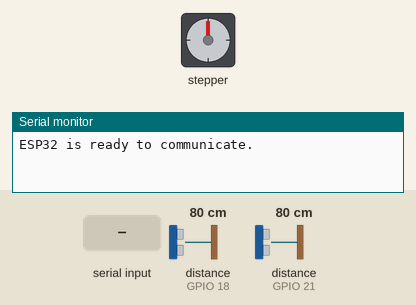
Bench run of a sketch on a simulated ESP32. Parts: stepper motor, the last lines printed to the serial monitor. Wiring (inferred from the names in the program): 2 × ultrasonic range finder: trigger GPIO 5, echo GPIO 18 / trigger GPIO 19, echo GPIO 21. Inputs (shaded band) come from the test bench; at power-on: distance to the obstacle (sensors on GPIO 21, GPIO 18) 80 cm. The echo pulse lasts 58.3 µs per cm; stepper angles assume 2048 steps per turn.

Above: at 2.2 s.
2.3 s: "1\n" received over Serial
4.0 s: distance to the obstacle (sensor on GPIO 21) set to 9 cm
5.5 s: distance to the obstacle (sensor on GPIO 21) set to 6 cm
At 6.06 s:
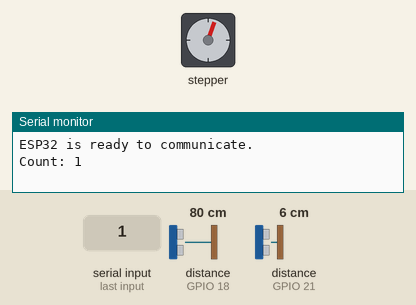
At 6.69 s:
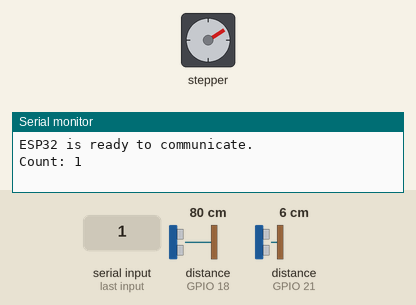
11.5 s: "0\n" received over Serial
Timing chart, 0 to 14.0 s (numbered marks = the images above; inputs shaded):
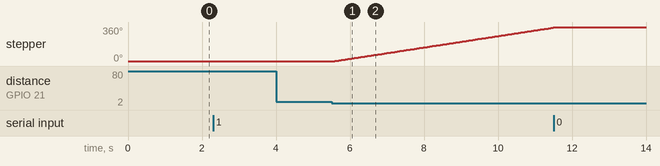

The sketch:

main.ino
```cpp
#include <Stepper.h>

int count = 0;

const int TRIG_PIN_1 = 5;
const int ECHO_PIN_1 = 18;

const int TRIG_PIN_2 = 19;
const int ECHO_PIN_2 = 21;

const int IN1 = 13;
const int IN2 = 12;
const int IN3 = 14;
const int IN4 = 27;

const float SOUND_SPEED = 0.034;
const float TIMEOUT = 25000;
const float DETECTION_THRESHOLD = 7.0;

const int STEPS_PER_REVOLUTION = 2048;
const int STEPS_FOR_90_DEGREES = STEPS_PER_REVOLUTION / 4;

Stepper stepper(STEPS_PER_REVOLUTION, IN1, IN3, IN2, IN4);

bool needsRotation = false;
bool isRotating = false;

void setup() {
    Serial.begin(115200);

    Serial.begin(115200);
    while (!Serial) {
        ;
    }
    Serial.println("ESP32 is ready to communicate.");

    pinMode(TRIG_PIN_1, OUTPUT);
    pinMode(ECHO_PIN_1, INPUT);
    pinMode(TRIG_PIN_2, OUTPUT);
    pinMode(ECHO_PIN_2, INPUT);

    stepper.setSpeed(10);

    delay(1000);
}

float readDistance(int trigPin, int echoPin) {
    digitalWrite(trigPin, LOW);
    delayMicroseconds(2);

    digitalWrite(trigPin, HIGH);
    delayMicroseconds(10);
    digitalWrite(trigPin, LOW);

    long duration = pulseIn(echoPin, HIGH, TIMEOUT);
    float distance = duration * SOUND_SPEED / 2;

    if (duration == 0 || distance > 400) {
        return -1;
    }

    return distance;
}

void rotateMotor() {
    stepper.step(STEPS_PER_REVOLUTION);

    digitalWrite(IN1, LOW);
    digitalWrite(IN2, LOW);
    digitalWrite(IN3, LOW);
    digitalWrite(IN4, LOW);
}

void loop() {

    if (Serial.available()) {
        String data = Serial.readStringUntil('\n');
        data.trim();

        if (data == "1") {
            count++;
        }
        Serial.print("Count: ");
        Serial.println(count);
    }

    float distance1 = readDistance(TRIG_PIN_1, ECHO_PIN_1);
    float distance2 = readDistance(TRIG_PIN_2, ECHO_PIN_2);

    bool sensor1Clear = (distance1 >= 0 && distance1 > 3 * DETECTION_THRESHOLD);
    bool sensor2Triggered = (distance2 >= 0 && distance2 < DETECTION_THRESHOLD);

    if (sensor2Triggered && sensor1Clear && !isRotating) {
        needsRotation = true;
        isRotating = true;
    }

    if (needsRotation && count > 0) {
        count--;
        rotateMotor();
        needsRotation = false;
        delay(1000);
        isRotating = false;
    }

    delay(500);
}
```

Measured:
- the behaviour switches between 8 and 7 cm on distance to the obstacle (sensor on GPIO 21) (found by bisection; images 0 and 1)
- after the input at 4.0 s, every drawn part: stays the same
- after the input at 5.5 s, stepper: keeps turning clockwise at about 60°/s, starting after 0.09 s
